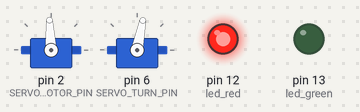
This sketch was run on a simulated Arduino Uno, built with avr-gcc and run on an emulated ATmega328P. Shown: 2 × servo, output pins drawn as LEDs (lit = HIGH).

Above: at 0.1 s.
At 5.1 s:
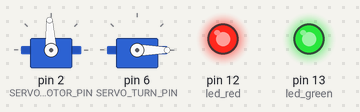
Timing chart, 0 to 6.6 s (numbered marks = the images above):
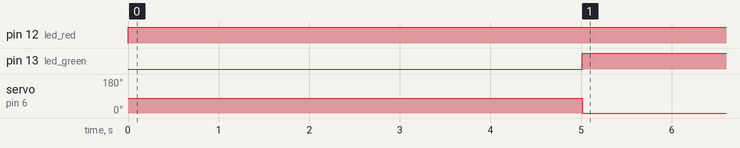

Measured:
- by itself, pin 12 (led_red): LOW → HIGH at 0.00 s
- by itself, pin 13 (led_green): LOW → HIGH at 5.0 s
- by itself, servo on pin 6 (SERVO_TURN_PIN): 79° → 0° at 5.0 s

The sketch:

wumpus-rover.ino
```cpp
// (licence header left out)
/* HOW TO USE THIS
 *
 * Hardware needed:
 *
 *     - ESC for motor
 *     - Servo for turning
 *
 * Both of these should have a three-wire connection.  The middle red wire
 * goes to power, and the black wire goes to ground.  The remaining wire
 * (usually white or orange) is hooked up to the right servo output pin.  By
 * default, this is pin 2 for the ESC and pin 6 for the servo.
 *
 * You may need to tweak the SERVO_STARTUP_WAIT_MS for your ESC.  Most ESCs
 * expect zero throttle to be sent while they init everything.  They will often
 * beep and blink during this process.  If you can't get your ESC to move,
 * try increasing SERVO_STARTUP_WAIT_MS and/or tweaking ZERO_THROTTLE.
 * If you're lucky, the manual that came with your ESC will be helpful.
 *
 * (I'm using the HobbyKing X-Car 45A brushless ESC.  The default 5 second
 * wait time seems to work for that, but they can be finiky things.)
 *
 * LEDs can be setup on pins 13 and 12.  I suggest using green and red,
 * respecitvely.  The red LED turns on when the Arduino is powered, and the
 * green LED comes on when the startup process is finished.
 */
#include <Wire.h>
#include <Servo.h>

#define TWI_SLAVE_ADDR 0x09
#define THROTTLE_REGISTER 0x01
#define TURN_REGISTER     0x02

#define SERVO_PERCENT_THROTTLE 75
#define SERVO_STARTUP_WAIT_MS 5000
#define SERVO_MIN_PULSE_WIDTH 1000
#define SERVO_MAX_PULSE_WIDTH 1000
#define ZERO_THROTTLE 1500
#define ZERO_TURN 79
#define SERVO_MOTOR_PIN 2
#define SERVO_TURN_PIN 6

#define CHANNEL_THROTTLE 0
#define CHANNEL_TURN 1

#define SLEEP_MS 15

#define DEBUG 0

int led_green = 13;
int led_red   = 12;

Servo motor;
Servo turn;
unsigned long start_time;
int want_throttle = 1500;
int want_turn     = 0;
int set_throttle  = 0;
int set_turn      = 0;
int set_led_green = LOW;
int set_led_red   = LOW;


void setup()
{
    Serial.begin(9600);
    if( DEBUG ) Serial.println( "[SETUP] Started init" );

    Wire.begin( TWI_SLAVE_ADDR );
    Wire.onReceive( read_i2c );
    Wire.onRequest( write_i2c );

    pinMode( led_green, OUTPUT );
    pinMode( led_red, OUTPUT );

    motor.attach( SERVO_MOTOR_PIN );
    turn.attach( SERVO_TURN_PIN, SERVO_MIN_PULSE_WIDTH, SERVO_MAX_PULSE_WIDTH );

    if( DEBUG ) Serial.println( "[SETUP] Finished init" );
    start_time = millis();
}

void loop()
{
    unsigned long now_time = millis();
    unsigned long since_start = now_time - start_time;

    //Serial.println( "[LOOP] Starting loop . . . " );

    set_params_for_time( since_start );
    digitalWrite( led_green, set_led_green );
    digitalWrite( led_red, set_led_red );

    if( DEBUG ) {
        Serial.print( "[LOOP] Setting Throttle " );
        Serial.print( set_throttle );
        Serial.print( ", Turn: " );
        Serial.println( set_turn );
    }

    motor.writeMicroseconds( set_throttle );
    turn.write( set_turn );

    //Serial.println( "[LOOP] Done with loop " );
    delay( SLEEP_MS );
}

void read_i2c( int len )
{
    if( len >= 3 ) {
        int register_index = Wire.read();

        switch( register_index ) {
            case THROTTLE_REGISTER:
                want_throttle = (Wire.read() << 8) | Wire.read();
                break;
            case TURN_REGISTER:
                want_turn = (Wire.read() << 8) | Wire.read();
                break;
        }
    }
}

void write_i2c()
{
    Wire.write( 1 );
}

void set_params_for_time( long ms_since_start )
{
    if( SERVO_STARTUP_WAIT_MS > ms_since_start ) {
        if( DEBUG ) Serial.println( "[LOOP] Servo setup loop . . . " );

        set_throttle  = ZERO_THROTTLE;
        set_turn      = ZERO_TURN;
        set_led_green = LOW;
        set_led_red   = HIGH;
    }
    // TODO Don't set throttle or turn if the last packet came more than
    // a certain time ago (1 second?)
    else {
        set_throttle  = want_throttle;
        set_turn      = want_turn;
        set_led_green = HIGH;
        set_led_red   = HIGH;
    }
}

int read_16bits_from_wire()
{
    int read = (Wire.read() << 8) | Wire.read();
    return read;
}
```
